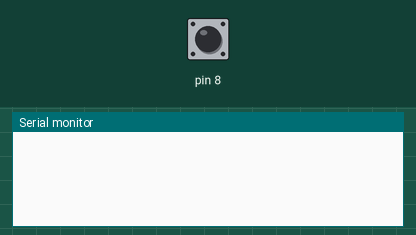
Recording of a program running on a simulated Arduino Uno, built with avr-gcc and run on an emulated ATmega328P. On the bench: the last lines printed to the serial monitor. Inputs (shaded band) come from the test bench; at power-on: pin 8 HIGH.

Above: at 1.2 s.
1.3 s: pin 8 pulled LOW for 0.15 s
At 1.43 s:
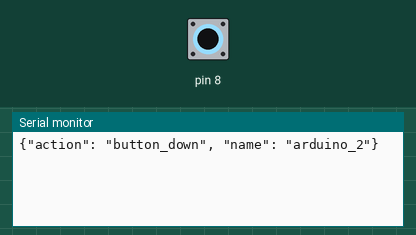
At 2.8 s:
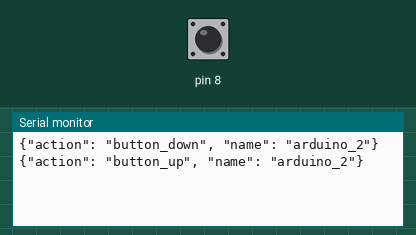

Measured:
- after the input at 1.3 s, the serial monitor: prints a new line at once (image 1)

The program:

main.cpp
```cpp
#include <Arduino.h>
#include <Button.h>


uint8_t button_array[] = { 8 };

Button *button;

char component_name_1[] = {"arduino_1"};
char component_name_2[] = {"arduino_2"};
char *component_name = &component_name_1[0];


void setup() {

    #if defined(__AVR_ATmega328P__)
    component_name = &component_name_2[0];
    #endif

    button = new Button(button_array[0]);
    button->begin();
    Serial.begin(19200);
}

void loop() {

    if(button->pressed()) {
        Serial.print("{\"action\": \"button_down\", \"name\": \"");
        Serial.print(component_name);
        Serial.println("\"}");
    } else if(button->released()) {
        Serial.print("{\"action\": \"button_up\", \"name\": \"");
        Serial.print(component_name);
        Serial.println("\"}");
    }

}
```
